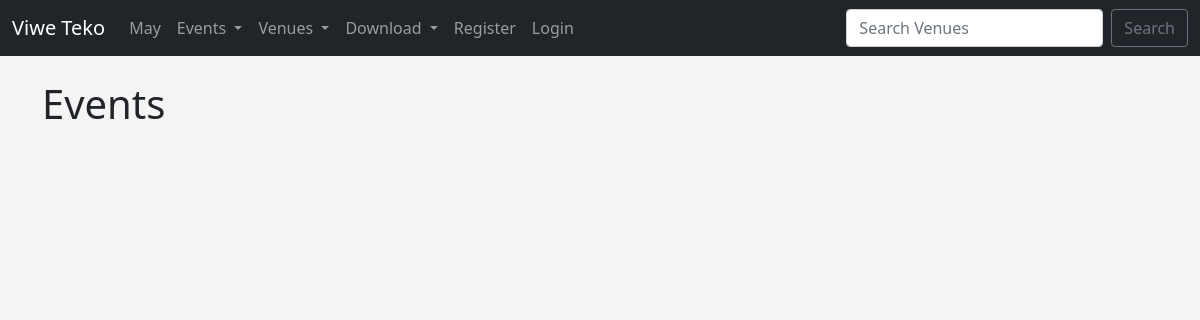
Page /events/ on the earlier database version.
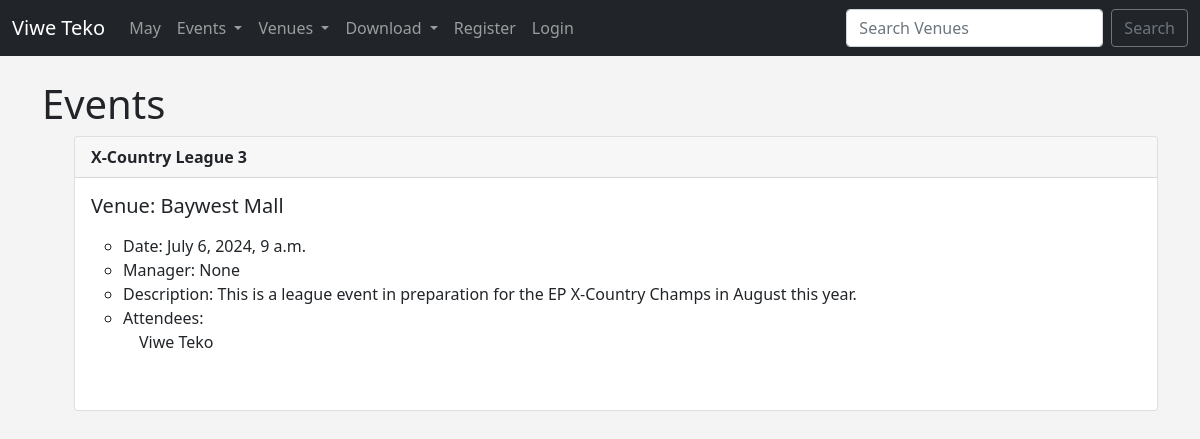
Same page on the later database version.
### events/models.py (models this page shows)
class Event(models.Model):
    name = models.CharField('Event Name', max_length=100)
    event_date = models.DateTimeField('Event Date')
    venue = models.ForeignKey(Venue, blank=True, on_delete=models.CASCADE)
    manager = models.ForeignKey(User, blank=True, null=True,
    on_delete=models.SET_NULL)
    description = models.TextField(blank=True)
    attendees = models.ManyToManyField(MyClubUser, blank=True)
    def __str__(self):
        return self.name

class Venue(models.Model):
    name = models.CharField('Venue Name', max_length=100)
    address = models.CharField(max_length=300)
    city = models.CharField(max_length=100)
    phone = models.CharField('Phone Number', max_length=10)
    zip_code = models.CharField('Zip Code', max_length=10, blank=True)
    web = models.URLField('Website address', blank=True)
    email = models.EmailField('Email', blank=True)
    owner = models.IntegerField('Venue Owner', blank=False, default=1)
    def __str__(self):
        return self.name

class MyClubUser(models.Model):
    first_name = models.CharField('First Name', max_length=100)
    last_name = models.CharField('Last Name', max_length=100)
    email = models.EmailField('Email', blank=True)
    def __str__(self):
        return self.first_name + ' ' + self.last_name

### events/views.py (the view)
# urls.py: path('events/', views.all_events, name="list-events"),
def all_events(request):
    event_list = Event.objects.all().order_by('event_date')
    return render(request, 'events/event_list.html',
    {'event_list': event_list})

### events/templates/events/event_list.html (shortened to what this page needs)
{% extends 'events/base.html' %}
{% block content %}
    <h1>Events</h1>
    <ul>
{% for event in event_list %}
<div class="card">
    <div class="card-header">
        <strong>{{ event }}</strong>
    </div>
    <div class="card-body">
      <h5 class="card-title">Venue: {{ event.venue }}</h5>
      <p class="card-text">
        <ul>
            <li>Date: {{ event.event_date }}</li>
            <li>Manager: {{ event.manager }}</li>
            <li>Description: {{ event.description }}</li>
            <li>Attendees:<br/>
            {% for user in event.attendees.all %}
            &emsp;{{ user }} <br/>
            {% endfor %}
            </li>
            </ul>
            <br/>
      </p>
    </div>
  </div>
  {% endfor %}
  </ul>
{% endblock %}

Differences in the rows shown:
added Event: name "X-Country League 3", venue "Baywest Mall", event_date "July 6, 2024, 9 a.m.", manager "None", description "This is a league event in preparation for the EP X-Country Champs in August this year."
now on this page (row unchanged): MyClubUser: first_name+last_name "Viwe Teko"
